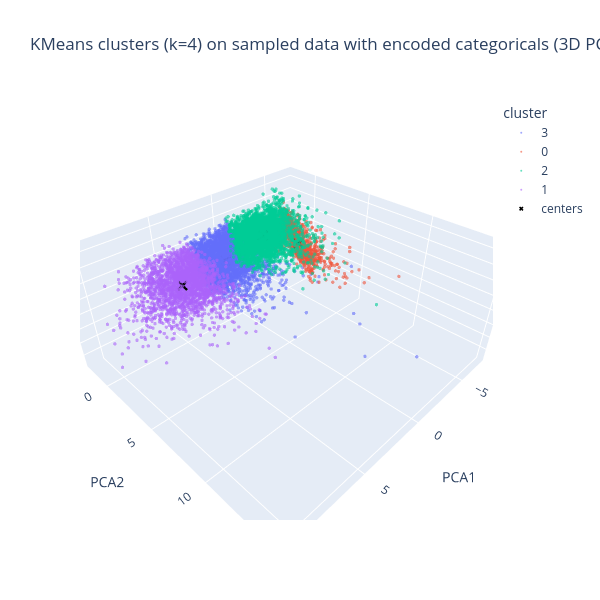

Notebook source saved alongside this figure:
### Code cell
# Final: use sampled data + numeric + encoded categorical features
SAMPLE_N_ALL = 10000

df_all = df.copy()
if SAMPLE_N_ALL and len(df_all) > SAMPLE_N_ALL:
    df_all = df_all.sample(n=SAMPLE_N_ALL, random_state=42).reset_index(drop=True)

# Drop ID-like or constant columns
drop_cols = ['user_id', 'app_name']
df_all = df_all.drop(columns=drop_cols, errors='ignore')

# Binary encodings
binary_cols = [
    'has_children',
    'uses_premium_features',
    'two_factor_auth_enabled',
    'biometric_login_used',
]
for col in binary_cols:
    if col in df_all.columns:
        df_all[col] = df_all[col].map({'Yes': 1, 'No': 0, 'True': 1, 'False': 0, True: 1, False: 0})
        df_all[col] = df_all[col].fillna(0)

# Ordinal encodings
income_map = {'Low': 0, 'Lower-middle': 1, 'Middle': 2, 'Upper-middle': 3, 'High': 4}
education_map = {
    'High School': 0, 'Associate': 1, 'Bachelor': 2, 'Master': 3, 'Doctorate': 4
}
privacy_map = {'Low': 0, 'Medium': 1, 'High': 2}
urban_map = {'Rural': 0, 'Suburban': 1, 'Urban': 2}

if 'income_level' in df_all.columns:
    df_all['income_level_ord'] = df_all['income_level'].map(income_map)
if 'education_level' in df_all.columns:
    df_all['education_level_ord'] = df_all['education_level'].map(education_map)
if 'privacy_setting_level' in df_all.columns:
    df_all['privacy_setting_level_ord'] = df_all['privacy_setting_level'].map(privacy_map)
if 'urban_rural' in df_all.columns:
    df_all['urban_rural_ord'] = df_all['urban_rural'].map(urban_map)

# Date feature: days since last login
if 'last_login_date' in df_all.columns:
    last_login = pd.to_datetime(df_all['last_login_date'], errors='coerce')
    max_date = last_login.max()
    if pd.isna(max_date):
        df_all['days_since_last_login'] = 0
    else:
        df_all['days_since_last_login'] = (max_date - last_login).dt.days

# Numeric features
num_cols = df_all.select_dtypes(include=['float64', 'int64']).columns.tolist()

# Add ordinal features to numeric list if created
for c in ['income_level_ord', 'education_level_ord', 'privacy_setting_level_ord', 'urban_rural_ord', 'days_since_last_login']:
    if c in df_all.columns and c not in num_cols:
        num_cols.append(c)

X_num = df_all[num_cols].copy()
X_num = X_num.replace([np.inf, -np.inf], np.nan)

# Drop all-NaN columns before impute
all_nan_cols = X_num.columns[X_num.isna().all()].tolist()
if all_nan_cols:
    X_num = X_num.drop(columns=all_nan_cols)
    print('dropped all-NaN numeric cols:', all_nan_cols)

X_num = X_num.fillna(X_num.median(numeric_only=True))

# Nominal categories -> one-hot (limit high-cardinality by top-K)
nominal_cols = [
    'gender',
    'country',
    'employment_status',
    'relationship_status',
    'diet_quality',
    'smoking',
    'alcohol_frequency',
    'content_type_preference',
    'preferred_content_theme',
    'subscription_status',
]
nominal_cols = [c for c in nominal_cols if c in df_all.columns]

TOP_K = 30
df_nom = df_all[nominal_cols].copy()
for c in nominal_cols:
    df_nom[c] = df_nom[c].astype('object').fillna('Unknown')
    top = df_nom[c].value_counts().nlargest(TOP_K).index
    df_nom[c] = df_nom[c].where(df_nom[c].isin(top), other='Other')

X_cat = pd.get_dummies(df_nom, drop_first=True)

# Combine
X = pd.concat([X_num, X_cat], axis=1)

# Scale numeric only, keep one-hot as is
scaler = StandardScaler()
X_num_scaled = scaler.fit_transform(X_num)
X_scaled = np.hstack([X_num_scaled, X_cat.values])

# Final safeguard: replace any remaining NaN/inf
X_scaled = np.nan_to_num(X_scaled, nan=0.0, posinf=0.0, neginf=0.0)

# PCA -> 3D
pca_all = PCA(n_components=3, random_state=42)
X_pca = pca_all.fit_transform(X_scaled)

k = 4
kmeans_all = KMeans(n_clusters=k, n_init=20, random_state=42)
labels_all = kmeans_all.fit_predict(X_pca)

plot_df = pd.DataFrame({
    'PCA1': X_pca[:, 0],
    'PCA2': X_pca[:, 1],
    'PCA3': X_pca[:, 2],
    'cluster': labels_all.astype(str)
})

fig = px.scatter_3d(
    plot_df,
    x='PCA1', y='PCA2', z='PCA3',
    color='cluster',
    opacity=0.6,
    title=f'KMeans clusters (k={k}) on sampled data with encoded categoricals (3D PCA)'
)

fig.update_traces(marker=dict(size=2))
fig.update_layout(width=600, height=600)

centers = kmeans_all.cluster_centers_
fig.add_scatter3d(
    x=centers[:, 0],
    y=centers[:, 1],
    z=centers[:, 2],
    mode='markers',
    marker=dict(size=4, color='black', symbol='x'),
    name='centers'
)

fig.show()

### Figure 1 — Plotly figure (JSON) as saved in the notebook; plotly's stock layout.template omitted (floating-point values rounded to 4 significant figures; data arrays with more than 128 entries replaced by an {"elided": "..."} marker saying what was removed)
{"data": [{"hovertemplate": "cluster=3<br>PCA1=%{x}<br>PCA2=%{y}<br>PCA3=%{z}<extra></extra>", "legendgroup": "3", "marker": {"color": "#636efa", "opacity": 0.6, "size": 2, "symbol": "circle"}, "mode": "markers", "name": "3", "scene": "scene", "showlegend": true, "type": "scatter3d", "x": {"elided": "3176 float values"}, "y": {"elided": "3176 float values"}, "z": {"elided": "3176 float values"}}, {"hovertemplate": "cluster=0<br>PCA1=%{x}<br>PCA2=%{y}<br>PCA3=%{z}<extra></extra>", "legendgroup": "0", "marker": {"color": "#EF553B", "opacity": 0.6, "size": 2, "symbol": "circle"}, "mode": "markers", "name": "0", "scene": "scene", "showlegend": true, "type": "scatter3d", "x": {"elided": "1192 float values"}, "y": {"elided": "1192 float values"}, "z": {"elided": "1192 float values"}}, {"hovertemplate": "cluster=2<br>PCA1=%{x}<br>PCA2=%{y}<br>PCA3=%{z}<extra></extra>", "legendgroup": "2", "marker": {"color": "#00cc96", "opacity": 0.6, "size": 2, "symbol": "circle"}, "mode": "markers", "name": "2", "scene": "scene", "showlegend": true, "type": "scatter3d", "x": {"elided": "3304 float values"}, "y": {"elided": "3304 float values"}, "z": {"elided": "3304 float values"}}, {"hovertemplate": "cluster=1<br>PCA1=%{x}<br>PCA2=%{y}<br>PCA3=%{z}<extra></extra>", "legendgroup": "1", "marker": {"color": "#ab63fa", "opacity": 0.6, "size": 2, "symbol": "circle"}, "mode": "markers", "name": "1", "scene": "scene", "showlegend": true, "type": "scatter3d", "x": {"elided": "2328 float values"}, "y": {"elided": "2328 float values"}, "z": {"elided": "2328 float values"}}, {"marker": {"color": "black", "size": 4, "symbol": "x"}, "mode": "markers", "name": "centers", "type": "scatter3d", "x": [-5.848, 4.799, -2.417, 1.212], "y": [0.146, -0.02061, -0.1244, 0.08941], "z": [-1.191, -0.3643, 0.5919, 0.09903]}], "layout": {"height": 600, "legend": {"title": {"text": "cluster"}, "tracegroupgap": 0}, "scene": {"domain": {"x": [0, 1], "y": [0, 1]}, "xaxis": {"title": {"text": "PCA1"}}, "yaxis": {"title": {"text": "PCA2"}}, "zaxis": {"title": {"text": "PCA3"}}}, "title": {"text": "KMeans clusters (k=4) on sampled data with encoded categoricals (3D PCA)"}, "width": 600}}
